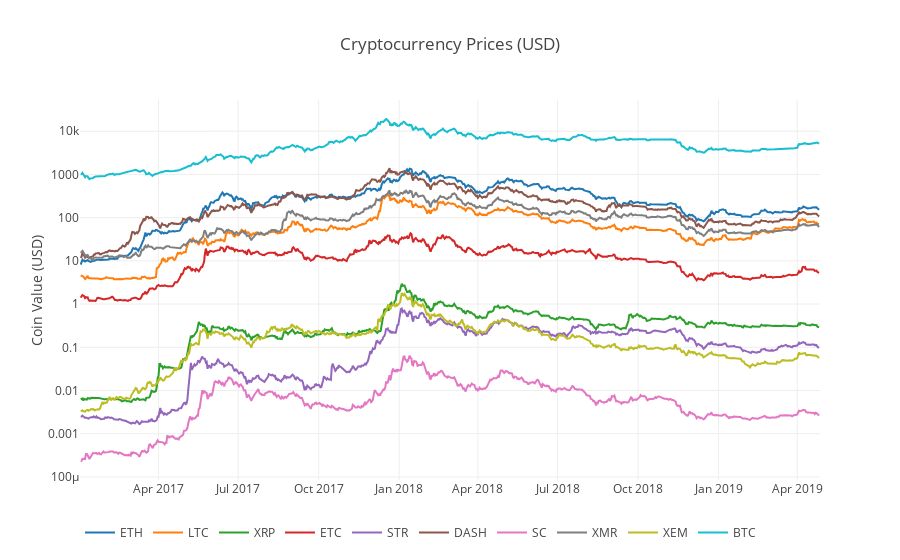

Notebook code for this chart:
### Code cell
import os
import numpy as np
import pandas as pd
import pickle
import quandl
from datetime import datetime
import plotly.offline as py
import plotly.graph_objs as go
import plotly.figure_factory as ff
py.init_notebook_mode(connected=True)

def get_quandl_data(quandl_id):
    '''Download and cache Quandl dataseries'''
    cache_path = '{}.pkl'.format(quandl_id).replace('/','-')
    try:
        f = open(cache_path, 'rb')
        df = pickle.load(f)
        print('Loaded {} from cache'.format(quandl_id))
    except (OSError, IOError) as e:
        print('Downloading {} from Quandl'.format(quandl_id))
        df = quandl.get(quandl_id, returns="pandas")
        df.to_pickle(cache_path)
        print('Cached {} at {}'.format(quandl_id, cache_path))
    return df

def merge_dfs_on_column(dataframes, labels, col):
    '''Merge a single column of each dataframe into a new combined dataframe'''
    series_dict = {}
    for index in range(len(dataframes)):
        series_dict[labels[index]] = dataframes[index][col]

    return pd.DataFrame(series_dict)

def df_scatter(df, title, seperate_y_axis=False, y_axis_label='', scale='linear', initial_hide=False):
    '''Generate a scatter plot of the entire dataframe'''
    label_arr = list(df)
    series_arr = list(map(lambda col: df[col], label_arr))

    layout = go.Layout(
        title=title,
        legend=dict(orientation="h"),
        xaxis=dict(type='date'),
        yaxis=dict(
            title=y_axis_label,
            showticklabels=not seperate_y_axis,
            type=scale
        )
    )

    y_axis_config = dict(
        overlaying='y',
        showticklabels=False,
        type=scale)

    visibility = True
    if initial_hide:
        visibility = 'legendonly'

    # Form Trace For Each Series
    trace_arr = []
    for index, series in enumerate(series_arr):
        trace = go.Scatter(
            x=series.index,
            y=series,
            name=label_arr[index],
            visible=visibility
        )

        # Add seperate axis for the series
        if seperate_y_axis:
            trace['yaxis'] = 'y{}'.format(index + 1)
            layout['yaxis{}'.format(index + 1)] = y_axis_config
        trace_arr.append(trace)

    fig = go.Figure(data=trace_arr, layout=layout)
    py.iplot(fig)

def get_json_data(json_url, cache_path):
    '''Download and cache JSON data, return as a dataframe'''
    try:
        f = open(cache_path, 'rb')
        df= pickle.load(f)
        print('Loaded {} from cache'.format(json_url))
    except (OSError, IOError) as e:
        print('Downloading {}'.format(json_url))
        df = pd.read_json(json_url)
        df.to_pickle(cache_path)
        print('Cached {} at {}'.format(json_url, cache_path))
    return df


base_polo_url = 'https://poloniex.com/public?command=returnChartData&currencyPair={}&start={}&end={}&period={}'
start_date = datetime.strptime('2017-01-01', '%Y-%m-%d') # get data from the start of 2015
end_date = datetime.now() # up until today
pediod = 86400 # pull daily data (86,400 seconds per day)

def get_crypto_data(poloniex_pair):
    '''Retrieve cryptocurrency data from poloniex'''
    json_url = base_polo_url.format(poloniex_pair, start_date.timestamp(), end_date.timestamp(), pediod)
    data_df = get_json_data(json_url, poloniex_pair)
    data_df = data_df.set_index('date')
    return data_df

#Pull Kraken BTC price exchange data
btc_usd_price_kraken = get_quandl_data('BCHARTS/KRAKENUSD')
#btc_usd_price_kraken.head()
#Charting BTC prics
#btc_trade = go.Scatter(x=btc_usd_price_kraken.index, y=btc_usd_price_kraken['Weighted Price'])
#py.iplot([btc_trade])
exchanges = ['COINBASE', 'BITSTAMP', 'ITBIT']
exchange_data = {}
exchange_data['KRAKEN'] = btc_usd_price_kraken

for exchange in exchanges:
    exchange_code = 'BCHARTS/{}USD'.format(exchange)
    btc_exchange_df = get_quandl_data(exchange_code)
    exchange_data[exchange] = btc_exchange_df

# Merge the BTC price dataseries' into a single dataframe
btc_usd_datasets = merge_dfs_on_column(list(exchange_data.values()), list(exchange_data.keys()), 'Weighted Price')
#btc_usd_datasets.tail()

# Remove "0" values
btc_usd_datasets.replace(0, np.nan, inplace=True)
# Plot all of the BTC exchange prices
#df_scatter(btc_usd_datasets, 'Bitcoin Price (USD) By Exchange')

# Calculate the average BTC price as a new column
btc_usd_datasets['avg_btc_price_usd'] = btc_usd_datasets.mean(axis=1)

# Plot the average BTC price
#btc_trace = go.Scatter(x=btc_usd_datasets.index, y=btc_usd_datasets['avg_btc_price_usd'])
#py.iplot([btc_trace])

altcoins = ['ETH', 'LTC', 'XRP', 'ETC', 'STR', 'DASH', 'SC', 'XMR', 'XEM']

altcoin_data = {}
for altcoin in altcoins:
    coinpair = 'BTC_{}'.format(altcoin)
    crypto_price_df = get_crypto_data(coinpair)
    altcoin_data[altcoin] = crypto_price_df

# Calculate USD Price as a new column in each altcoin dataframe
for altcoin in altcoin_data.keys():
    altcoin_data[altcoin]['price_usd'] = altcoin_data[altcoin]['weightedAverage'] * btc_usd_datasets[
        'avg_btc_price_usd']

# Merge USD price of each altcoin into single dataframe
combined_df = merge_dfs_on_column(list(altcoin_data.values()), list(altcoin_data.keys()), 'price_usd')

# Add BTC price to the dataframe
combined_df['BTC'] = btc_usd_datasets['avg_btc_price_usd']

# Chart all of the altocoin prices
df_scatter(combined_df, 'Cryptocurrency Prices (USD)', seperate_y_axis=False, y_axis_label='Coin Value (USD)', scale='log')

### Figure 1 — Plotly figure (JSON) as saved in the notebook; plotly's stock layout.template omitted (floating-point values rounded to 4 significant figures; data arrays with more than 128 entries replaced by an {"elided": "..."} marker saying what was removed)
{"data": [{"name": "ETH", "type": "scatter", "uid": "2198bb66-abdf-4195-8b85-137b898e2b5a", "visible": true, "x": {"elided": "847 str values"}, "y": {"elided": "847 float values"}}, {"name": "LTC", "type": "scatter", "uid": "2b542e78-594a-4869-a5b6-e3fe3a35e976", "visible": true, "x": {"elided": "847 str values"}, "y": {"elided": "847 float values"}}, {"name": "XRP", "type": "scatter", "uid": "2fada95c-f59b-442c-98fb-9c339e0d7efb", "visible": true, "x": {"elided": "847 str values"}, "y": {"elided": "847 float values"}}, {"name": "ETC", "type": "scatter", "uid": "dc1f6f66-ab05-4973-8ea9-710a20728824", "visible": true, "x": {"elided": "847 str values"}, "y": {"elided": "847 float values"}}, {"name": "STR", "type": "scatter", "uid": "6be5c193-15fb-4d19-8cb2-d482aee11dcc", "visible": true, "x": {"elided": "847 str values"}, "y": {"elided": "847 float values"}}, {"name": "DASH", "type": "scatter", "uid": "783b981d-ca1f-4238-8333-619805077dd1", "visible": true, "x": {"elided": "847 str values"}, "y": {"elided": "847 float values"}}, {"name": "SC", "type": "scatter", "uid": "8942025b-f0d2-4653-a56c-4dd670967519", "visible": true, "x": {"elided": "847 str values"}, "y": {"elided": "847 float values"}}, {"name": "XMR", "type": "scatter", "uid": "5c8acdb7-8418-422e-847e-ba665f3e800b", "visible": true, "x": {"elided": "847 str values"}, "y": {"elided": "847 float values"}}, {"name": "XEM", "type": "scatter", "uid": "7bea1065-fbb3-413d-a715-88ff4adf41ea", "visible": true, "x": {"elided": "847 str values"}, "y": {"elided": "847 float values"}}, {"name": "BTC", "type": "scatter", "uid": "4ebf00f9-2168-4898-b3d4-bb13f65805f5", "visible": true, "x": {"elided": "847 str values"}, "y": {"elided": "847 float values"}}], "layout": {"legend": {"orientation": "h"}, "title": {"text": "Cryptocurrency Prices (USD)"}, "xaxis": {"type": "date"}, "yaxis": {"showticklabels": true, "title": {"text": "Coin Value (USD)"}, "type": "log"}}}
